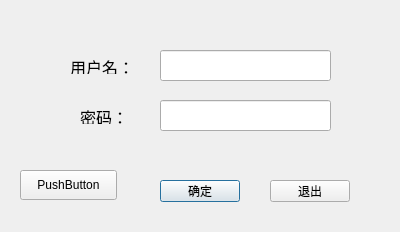
<?xml version="1.0" encoding="UTF-8"?>
<ui version="4.0">
 <class>Dialog</class>
 <widget class="QDialog" name="Dialog">
  <property name="geometry">
   <rect>
    <x>0</x>
    <y>0</y>
    <width>400</width>
    <height>232</height>
   </rect>
  </property>
  <property name="windowTitle">
   <string>用户登录窗口</string>
  </property>
  <widget class="QLineEdit" name="txtName">
   <property name="geometry">
    <rect>
     <x>160</x>
     <y>50</y>
     <width>171</width>
     <height>31</height>
    </rect>
   </property>
  </widget>
  <widget class="QLabel" name="label">
   <property name="geometry">
    <rect>
     <x>70</x>
     <y>60</y>
     <width>65</width>
     <height>14</height>
    </rect>
   </property>
   <property name="font">
    <font>
     <pointsize>12</pointsize>
    </font>
   </property>
   <property name="text">
    <string>用户名：</string>
   </property>
  </widget>
  <widget class="QLabel" name="label_2">
   <property name="geometry">
    <rect>
     <x>80</x>
     <y>110</y>
     <width>65</width>
     <height>14</height>
    </rect>
   </property>
   <property name="font">
    <font>
     <pointsize>12</pointsize>
    </font>
   </property>
   <property name="text">
    <string>密码：</string>
   </property>
  </widget>
  <widget class="QLineEdit" name="txtPass">
   <property name="geometry">
    <rect>
     <x>160</x>
     <y>100</y>
     <width>171</width>
     <height>31</height>
    </rect>
   </property>
  </widget>
  <widget class="QPushButton" name="OKBtn">
   <property name="geometry">
    <rect>
     <x>160</x>
     <y>180</y>
     <width>80</width>
     <height>22</height>
    </rect>
   </property>
   <property name="text">
    <string>确定</string>
   </property>
  </widget>
  <widget class="QPushButton" name="QuitBtn">
   <property name="geometry">
    <rect>
     <x>270</x>
     <y>180</y>
     <width>80</width>
     <height>22</height>
    </rect>
   </property>
   <property name="text">
    <string>退出</string>
   </property>
  </widget>
  <widget class="QPushButton" name="pushButton">
   <property name="geometry">
    <rect>
     <x>20</x>
     <y>170</y>
     <width>97</width>
     <height>30</height>
    </rect>
   </property>
   <property name="text">
    <string>PushButton</string>
   </property>
  </widget>
 </widget>
 <resources/>
 <connections/>
</ui>
